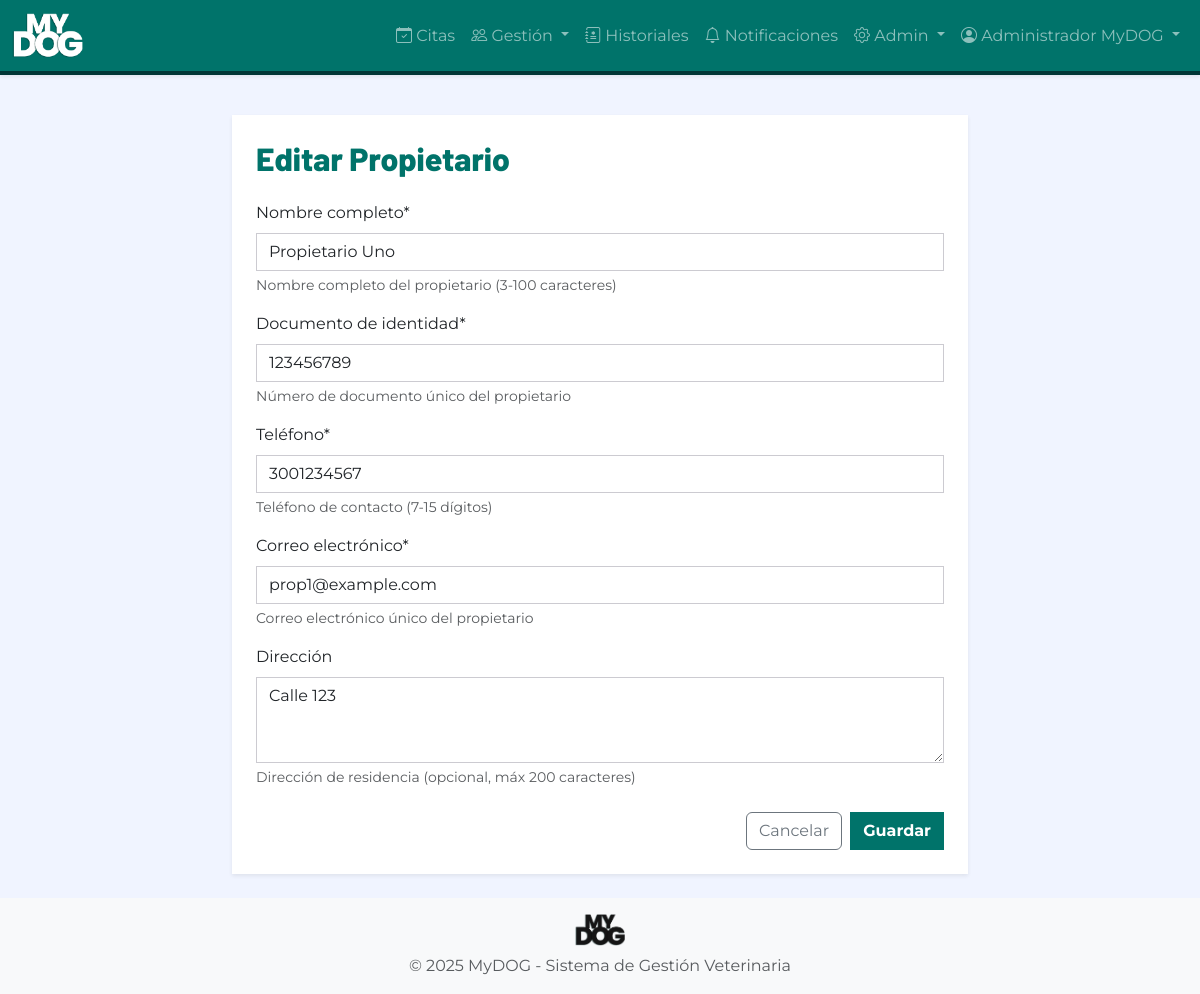
The page /propietarios/5/editar/ (signed in) on the database its author committed.
### autenticacion/models.py (models this page shows, shortened)
class Usuario(AbstractUser):
    ROL_CHOICES = [
        ('ADMIN', 'Administrador'),
        ('VETERINARIO', 'Veterinario'),
        ('ADMINISTRATIVO', 'Personal Administrativo'),
        ('PROPIETARIO', 'Propietario'),
    ]
    rol = models.CharField(
        max_length=20,
        choices=ROL_CHOICES,
        verbose_name='Rol',
        help_text='Rol del usuario en el sistema'
    )
    activo = models.BooleanField(
        default=True,
        verbose_name='Activo',
        help_text='Indica si el usuario puede acceder al sistema'
    )
    intentos_fallidos = models.IntegerField(
        default=0,
        verbose_name='Intentos fallidos',
        help_text='Número de intentos fallidos de login consecutivos'
    )
    bloqueado_hasta = models.DateTimeField(
        null=True,
        blank=True,
        verbose_name='Bloqueado hasta',
        help_text='Fecha y hora hasta la cual el usuario está bloqueado'
    )
    foto_perfil = models.ImageField(
        upload_to='perfiles/',
        null=True,
        blank=True,
        verbose_name='Foto de perfil'
    )
    telefono = models.CharField(
        max_length=15,
        blank=True,
        verbose_name='Teléfono'
    )
    fecha_creacion = models.DateTimeField(
        auto_now_add=True,
        verbose_name='Fecha de creación'
    )
    fecha_modificacion = models.DateTimeField(
        auto_now=True,
        verbose_name='Fecha de modificación'
    )
    class Meta:
        verbose_name = 'Usuario'
        verbose_name_plural = 'Usuarios'
        ordering = ['-fecha_creacion']
    def es_admin(self):
        return self.rol == 'ADMIN'

### propietarios/models.py (models this page shows, shortened)
class Propietario(models.Model):
    usuario = models.OneToOneField(
        'autenticacion.Usuario',
        on_delete=models.CASCADE,
        related_name='propietario',
        verbose_name='Usuario',
        help_text='Usuario del sistema asociado al propietario'
    )
    nombre = models.CharField(
        max_length=100,
        verbose_name='Nombre completo',
        help_text='Nombre completo del propietario (3-100 caracteres)'
    )
    documento = models.CharField(
        max_length=20,
        unique=True,
        verbose_name='Documento de identidad',
        help_text='Número de documento único del propietario'
    )
    telefono_validator = RegexValidator(
        regex=r'^\d{7,15}$',
        message='El teléfono debe contener entre 7 y 15 dígitos numéricos'
    )
    telefono = models.CharField(
        max_length=15,
        validators=[telefono_validator],
        verbose_name='Teléfono',
        help_text='Teléfono de contacto (7-15 dígitos)'
    )
    correo = models.EmailField(
        unique=True,
        validators=[EmailValidator()],
        verbose_name='Correo electrónico',
        help_text='Correo electrónico único del propietario'
    )
    direccion = models.TextField(
        max_length=200,
        blank=True,
        verbose_name='Dirección',
        help_text='Dirección de residencia (opcional, máx 200 caracteres)'
    )
    fecha_registro = models.DateTimeField(
        auto_now_add=True,
        verbose_name='Fecha de registro'
    )
    fecha_modificacion = models.DateTimeField(
        auto_now=True,
        verbose_name='Fecha de modificación'
    )
    activo = models.BooleanField(
        default=True,
        verbose_name='Activo',
        help_text='Indica si el propietario está activo en el sistema'
    )
    class Meta:
        verbose_name = 'Propietario'
        verbose_name_plural = 'Propietarios'
        ordering = ['-fecha_registro']
        indexes = [
            models.Index(fields=['documento']),
            models.Index(fields=['correo']),
        ]

### propietarios/views.py (the view)
# urls.py: path('<int:pk>/editar/', views.editar_propietario, name='editar'),
@login_required
def editar_propietario(request, pk):
    propietario = get_object_or_404(Propietario, pk=pk)
    if request.user.rol == 'PROPIETARIO' and propietario.usuario_id != request.user.id:
        return redirect('home')
    if request.method == 'POST':
        form = PropietarioForm(request.POST, instance=propietario)
        if request.user.rol == 'PROPIETARIO':
            form.fields['documento'].disabled = True
        if form.is_valid():
            if request.user.rol == 'PROPIETARIO':
                form.cleaned_data.pop('documento', None)
                form.instance.documento = propietario.documento
            form.save()
            messages.success(request, 'Información actualizada exitosamente.')
            return redirect('propietarios:detalle', pk=pk)
    else:
        form = PropietarioForm(instance=propietario)
        if request.user.rol == 'PROPIETARIO':
            form.fields['documento'].disabled = True
    return render(request, 'propietarios/formulario.html', {'form': form, 'titulo': 'Editar Propietario'})

### propietarios/forms.py (shortened to what this page needs)
class PropietarioForm(forms.ModelForm):
    class Meta:
        model = Propietario
        fields = ['nombre', 'documento', 'telefono', 'correo', 'direccion']
        widgets = {
            'nombre': forms.TextInput(attrs={'class': 'form-control', 'placeholder': 'Nombre completo'}),
            'documento': forms.TextInput(attrs={'class': 'form-control', 'placeholder': 'Número de documento'}),
            'telefono': forms.TextInput(attrs={'class': 'form-control', 'placeholder': 'Teléfono de contacto'}),
            'correo': forms.EmailInput(attrs={'class': 'form-control', 'placeholder': 'Correo electrónico'}),
            'direccion': forms.Textarea(attrs={'class': 'form-control', 'rows': 3, 'placeholder': 'Dirección de residencia'}),
        }

### templates/propietarios/formulario.html (shortened to what this page needs)
{% extends 'base.html' %}
{% load crispy_forms_tags %}
{% block content %}
<div class="row justify-content-center">
    <div class="col-md-8">
        <div class="card shadow-sm border-0">
            <div class="card-body p-4">
                <h2 class="font-titulo text-primary-mydog mb-4">{{ titulo }}</h2>
                <form method="post">
                    {{ form|crispy }}
                    <div class="d-flex justify-content-end gap-2 mt-4">
                        {% if user.rol == 'PROPIETARIO' and form.instance.pk %}
                            <a href="{% url 'propietarios:detalle' form.instance.pk %}" class="btn btn-outline-secondary">Cancelar</a>
                        {% else %}
                            <a href="{% url 'propietarios:lista' %}" class="btn btn-outline-secondary">Cancelar</a>
                        {% endif %}
                        <button type="submit" class="btn btn-primary-mydog">Guardar</button>
                    </div>
                </form>
            </div>
        </div>
    </div>
</div>
{% endblock %}

### templates/base.html (shortened to what this page needs)
{% load static %}
<!DOCTYPE html>
<html lang="es">
<head>
    <link href="https://cdn.jsdelivr.net/npm/bootstrap@5.3.0/dist/css/bootstrap.min.css" rel="stylesheet">
    <link rel="stylesheet" href="https://cdn.jsdelivr.net/npm/bootstrap-icons@1.11.0/font/bootstrap-icons.css">
    <link rel="stylesheet" href="{% static 'css/base.css' %}">
    <link rel="stylesheet" href="{% static 'css/responsive.css' %}">
</head>
<body>
    <nav class="navbar navbar-expand-lg navbar-dark bg-primary-mydog shadow-sm">
        <div class="container-fluid">
            <a class="navbar-brand" href="{% url 'home' %}">
                <img src="{% static 'img/logo-mydog-blanco.png' %}" alt="MyDOG" height="45" class="d-inline-block">
            </a>
            <div class="collapse navbar-collapse" id="navbarNav">
                <ul class="navbar-nav ms-auto">
                    {% if user.is_authenticated %}
                        {% if user.rol != 'PROPIETARIO' %}
                        <li class="nav-item">
                            <a class="nav-link" href="{% url 'citas:calendario' %}">
                                <i class="bi bi-calendar-check"></i> Citas
                            </a>
                        </li>
                        <li class="nav-item dropdown">
                            <a class="nav-link dropdown-toggle" href="#" role="button" data-bs-toggle="dropdown">
                                <i class="bi bi-people"></i> Gestión
                            </a>
                        </li>
                        {% endif %}
                        <li class="nav-item">
                            <a class="nav-link" href="{% url 'historiales:mis_mascotas' %}">
                                <i class="bi bi-journal-medical"></i>
                                {% if user.rol == 'PROPIETARIO' %}Mis Mascotas{% else %}Historiales{% endif %}
                            </a>
                        </li>
                        <li class="nav-item">
                            <a class="nav-link" href="{% url 'notificaciones:lista' %}">
                                <i class="bi bi-bell"></i> Notificaciones
                            </a>
                        </li>
                        {% if user.es_admin %}
                        <li class="nav-item dropdown">
                            <a class="nav-link dropdown-toggle" href="#" role="button" data-bs-toggle="dropdown">
                                <i class="bi bi-gear"></i> Admin
                            </a>
                        </li>
                        {% endif %}
                        <li class="nav-item dropdown">
                            <a class="nav-link dropdown-toggle" href="#" role="button" data-bs-toggle="dropdown">
                                <i class="bi bi-person-circle"></i> {{ user.get_full_name|default:user.username }}
                            </a>
                        </li>
                    {% else %}
                        <li class="nav-item">
                            <a class="nav-link" href="{% url 'autenticacion:login' %}">Iniciar Sesión</a>
                        </li>
                    {% endif %}
                </ul>
            </div>
        </div>
    </nav>
    <main class="container py-4">
        {% block content %}{% endblock %}
    </main>
    <footer class="footer mt-auto py-3 bg-light">
        <div class="container text-center">
            <img src="{% static 'img/logo-mydog-negro.png' %}" alt="MyDOG" height="32" class="mb-2">
            <p class="text-muted mb-0">&copy; 2025 MyDOG - Sistema de Gestión Veterinaria</p>
        </div>
    </footer>
</body>
</html>

### static/css/base.css (style rules this page uses)
:root { --color-primary: #00736A; --color-secondary: #003535; --color-accent: #F95C32; --color-accent-light: #0FF7750; --color-bg-light: #F0F4FF; --color-gray: #CCCBD1; --color-white: #FFFFFF; --color-black: #000000; --font-titulo: 'Barlow', sans-serif; --font-subtitulo: 'Montserrat', sans-serif; --font-texto: 'Montserrat', sans-serif; }
body { font-family: var(--font-texto); background-color: var(--color-bg-light); color: var(--color-black); }
h1, h2, h3, h4, h5, h6, .font-titulo { font-family: var(--font-titulo); font-weight: 800; }
.bg-primary-mydog { background-color: var(--color-primary) !important; }
.text-primary-mydog { color: var(--color-primary) !important; }
.btn-primary-mydog { background-color: var(--color-primary); border-color: var(--color-primary); color: var(--color-white); font-family: var(--font-subtitulo); font-weight: 700; border-radius: 0 !important; }
.card { border-radius: 0 !important; }
.form-control, .form-select { border-radius: 0 !important; border-color: var(--color-gray); }
.navbar { box-shadow: 0 2px 4px rgba(0,0,0,0.1); box-shadow: none; border-bottom: 4px solid var(--color-secondary); }

### templates/base.html (style rules this page uses)
html, body { height: 100%; }
body { display: flex; flex-direction: column; }
main { flex: 1 0 auto; }
footer { flex-shrink: 0; }

### rows shown on the page
Usuario: get_full_name "Administrador MyDOG"
Propietario: nombre "Propietario Uno", documento "123456789", telefono "3001234567", correo "prop1@example.com", direccion "Calle 123"

### other values the page prints
{{ titulo }} "Editar Propietario"
